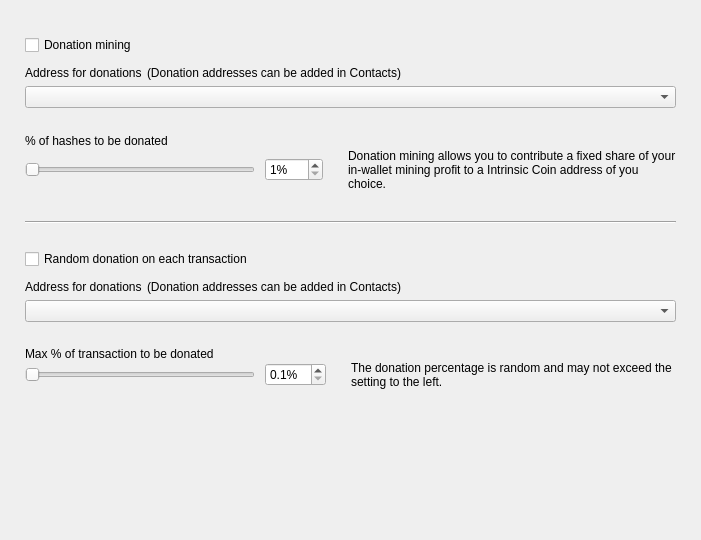
<?xml version="1.0" encoding="UTF-8"?>
<ui version="4.0">
 <class>DonationOptionsFrame</class>
 <widget class="QFrame" name="DonationOptionsFrame">
  <property name="geometry">
   <rect>
    <x>0</x>
    <y>0</y>
    <width>701</width>
    <height>540</height>
   </rect>
  </property>
  <property name="windowTitle">
   <string>Frame</string>
  </property>
  <property name="frameShape">
   <enum>QFrame::NoFrame</enum>
  </property>
  <property name="frameShadow">
   <enum>QFrame::Raised</enum>
  </property>
  <layout class="QVBoxLayout" name="verticalLayout">
   <property name="spacing">
    <number>10</number>
   </property>
   <property name="leftMargin">
    <number>25</number>
   </property>
   <property name="topMargin">
    <number>35</number>
   </property>
   <property name="rightMargin">
    <number>25</number>
   </property>
   <property name="bottomMargin">
    <number>0</number>
   </property>
   <item>
    <widget class="QCheckBox" name="m_enableDonationMiningCheck">
     <property name="text">
      <string>Donation mining</string>
     </property>
    </widget>
   </item>
   <item>
    <widget class="QFrame" name="m_donationMiningFrame">
     <property name="frameShape">
      <enum>QFrame::NoFrame</enum>
     </property>
     <property name="frameShadow">
      <enum>QFrame::Raised</enum>
     </property>
     <layout class="QGridLayout" name="gridLayout" columnstretch="1,0,0,1">
      <property name="leftMargin">
       <number>0</number>
      </property>
      <property name="topMargin">
       <number>0</number>
      </property>
      <property name="rightMargin">
       <number>0</number>
      </property>
      <property name="bottomMargin">
       <number>0</number>
      </property>
      <property name="horizontalSpacing">
       <number>10</number>
      </property>
      <property name="verticalSpacing">
       <number>0</number>
      </property>
      <item row="2" column="0" colspan="4">
       <widget class="QComboBox" name="m_donationMiningAddressCombo"/>
      </item>
      <item row="3" column="0" colspan="4">
       <spacer name="verticalSpacer_2">
        <property name="orientation">
         <enum>Qt::Vertical</enum>
        </property>
        <property name="sizeType">
         <enum>QSizePolicy::Fixed</enum>
        </property>
        <property name="sizeHint" stdset="0">
         <size>
          <width>20</width>
          <height>25</height>
         </size>
        </property>
       </spacer>
      </item>
      <item row="4" column="0" colspan="4">
       <widget class="WalletGui::WalletNormalBlackTextLabel" name="label_2">
        <property name="minimumSize">
         <size>
          <width>0</width>
          <height>16</height>
         </size>
        </property>
        <property name="text">
         <string>% of hashes to be donated</string>
        </property>
        <property name="indent">
         <number>0</number>
        </property>
       </widget>
      </item>
      <item row="5" column="1">
       <widget class="QSpinBox" name="m_donationMiningAmountSpin">
        <property name="suffix">
         <string>%</string>
        </property>
        <property name="minimum">
         <number>1</number>
        </property>
        <property name="maximum">
         <number>100</number>
        </property>
       </widget>
      </item>
      <item row="5" column="0">
       <widget class="QSlider" name="m_donationMiningAmountSlider">
        <property name="maximumSize">
         <size>
          <width>230</width>
          <height>16777215</height>
         </size>
        </property>
        <property name="minimum">
         <number>1</number>
        </property>
        <property name="maximum">
         <number>100</number>
        </property>
        <property name="orientation">
         <enum>Qt::Horizontal</enum>
        </property>
       </widget>
      </item>
      <item row="5" column="2">
       <spacer name="horizontalSpacer">
        <property name="orientation">
         <enum>Qt::Horizontal</enum>
        </property>
        <property name="sizeType">
         <enum>QSizePolicy::Fixed</enum>
        </property>
        <property name="sizeHint" stdset="0">
         <size>
          <width>5</width>
          <height>20</height>
         </size>
        </property>
       </spacer>
      </item>
      <item row="5" column="3" alignment="Qt::AlignVCenter">
       <widget class="WalletGui::WalletSmallGrayTextLabel" name="m_donationMiningCommentLabel">
        <property name="minimumSize">
         <size>
          <width>0</width>
          <height>32</height>
         </size>
        </property>
        <property name="text">
         <string>Donation mining allows you to contribute a fixed share of your in-wallet mining profit to a Intrinsic Coin address of you choice.</string>
        </property>
        <property name="wordWrap">
         <bool>true</bool>
        </property>
        <property name="indent">
         <number>0</number>
        </property>
       </widget>
      </item>
      <item row="1" column="0" colspan="4">
       <spacer name="verticalSpacer_6">
        <property name="orientation">
         <enum>Qt::Vertical</enum>
        </property>
        <property name="sizeType">
         <enum>QSizePolicy::Fixed</enum>
        </property>
        <property name="sizeHint" stdset="0">
         <size>
          <width>20</width>
          <height>5</height>
         </size>
        </property>
       </spacer>
      </item>
      <item row="0" column="0" colspan="4">
       <layout class="QHBoxLayout" name="horizontalLayout" stretch="0,1">
        <property name="spacing">
         <number>5</number>
        </property>
        <property name="leftMargin">
         <number>0</number>
        </property>
        <item>
         <widget class="WalletGui::WalletNormalBlackTextLabel" name="label">
          <property name="minimumSize">
           <size>
            <width>0</width>
            <height>16</height>
           </size>
          </property>
          <property name="text">
           <string>Address for donations</string>
          </property>
          <property name="indent">
           <number>0</number>
          </property>
         </widget>
        </item>
        <item>
         <widget class="WalletGui::WalletSmallGrayTextLabel" name="label_5">
          <property name="text">
           <string>(Donation addresses can be added in Contacts)</string>
          </property>
         </widget>
        </item>
       </layout>
      </item>
     </layout>
    </widget>
   </item>
   <item>
    <spacer name="verticalSpacer_3">
     <property name="orientation">
      <enum>Qt::Vertical</enum>
     </property>
     <property name="sizeType">
      <enum>QSizePolicy::Fixed</enum>
     </property>
     <property name="sizeHint" stdset="0">
      <size>
       <width>20</width>
       <height>20</height>
      </size>
     </property>
    </spacer>
   </item>
   <item>
    <widget class="Line" name="line">
     <property name="frameShadow">
      <enum>QFrame::Sunken</enum>
     </property>
     <property name="orientation">
      <enum>Qt::Horizontal</enum>
     </property>
    </widget>
   </item>
   <item>
    <spacer name="verticalSpacer_4">
     <property name="orientation">
      <enum>Qt::Vertical</enum>
     </property>
     <property name="sizeType">
      <enum>QSizePolicy::Fixed</enum>
     </property>
     <property name="sizeHint" stdset="0">
      <size>
       <width>20</width>
       <height>15</height>
      </size>
     </property>
    </spacer>
   </item>
   <item>
    <widget class="QCheckBox" name="m_enableDonationChangeCheck">
     <property name="text">
      <string>Random donation on each transaction</string>
     </property>
    </widget>
   </item>
   <item>
    <widget class="QFrame" name="m_donationChangeFrame">
     <property name="frameShape">
      <enum>QFrame::NoFrame</enum>
     </property>
     <property name="frameShadow">
      <enum>QFrame::Raised</enum>
     </property>
     <layout class="QGridLayout" name="gridLayout_2" columnstretch="1,0,0,1">
      <property name="leftMargin">
       <number>0</number>
      </property>
      <property name="topMargin">
       <number>0</number>
      </property>
      <property name="rightMargin">
       <number>0</number>
      </property>
      <property name="bottomMargin">
       <number>0</number>
      </property>
      <property name="horizontalSpacing">
       <number>10</number>
      </property>
      <property name="verticalSpacing">
       <number>0</number>
      </property>
      <item row="3" column="0" colspan="4">
       <spacer name="verticalSpacer_5">
        <property name="orientation">
         <enum>Qt::Vertical</enum>
        </property>
        <property name="sizeType">
         <enum>QSizePolicy::Fixed</enum>
        </property>
        <property name="sizeHint" stdset="0">
         <size>
          <width>20</width>
          <height>25</height>
         </size>
        </property>
       </spacer>
      </item>
      <item row="4" column="0" colspan="4">
       <widget class="WalletGui::WalletNormalBlackTextLabel" name="label_3">
        <property name="text">
         <string>Max % of transaction to be donated</string>
        </property>
        <property name="indent">
         <number>0</number>
        </property>
       </widget>
      </item>
      <item row="5" column="0">
       <widget class="QSlider" name="m_donationChangeAmountSlider">
        <property name="maximumSize">
         <size>
          <width>230</width>
          <height>16777215</height>
         </size>
        </property>
        <property name="minimum">
         <number>1</number>
        </property>
        <property name="maximum">
         <number>100</number>
        </property>
        <property name="orientation">
         <enum>Qt::Horizontal</enum>
        </property>
       </widget>
      </item>
      <item row="2" column="0" colspan="4">
       <widget class="QComboBox" name="m_donationChangeAddressCombo"/>
      </item>
      <item row="5" column="3" alignment="Qt::AlignVCenter">
       <widget class="WalletGui::WalletSmallGrayTextLabel" name="m_donationChangeCommentLabel">
        <property name="text">
         <string>The donation percentage is random and may not exceed the setting to the left.</string>
        </property>
        <property name="wordWrap">
         <bool>true</bool>
        </property>
        <property name="indent">
         <number>0</number>
        </property>
       </widget>
      </item>
      <item row="5" column="1">
       <widget class="QDoubleSpinBox" name="m_donationChangeAmountSpin">
        <property name="suffix">
         <string>%</string>
        </property>
        <property name="decimals">
         <number>1</number>
        </property>
        <property name="minimum">
         <double>0.100000000000000</double>
        </property>
        <property name="maximum">
         <double>10.000000000000000</double>
        </property>
        <property name="singleStep">
         <double>0.100000000000000</double>
        </property>
       </widget>
      </item>
      <item row="5" column="2">
       <spacer name="horizontalSpacer_2">
        <property name="orientation">
         <enum>Qt::Horizontal</enum>
        </property>
        <property name="sizeType">
         <enum>QSizePolicy::Fixed</enum>
        </property>
        <property name="sizeHint" stdset="0">
         <size>
          <width>5</width>
          <height>20</height>
         </size>
        </property>
       </spacer>
      </item>
      <item row="1" column="0" colspan="4">
       <spacer name="verticalSpacer_7">
        <property name="orientation">
         <enum>Qt::Vertical</enum>
        </property>
        <property name="sizeType">
         <enum>QSizePolicy::Fixed</enum>
        </property>
        <property name="sizeHint" stdset="0">
         <size>
          <width>20</width>
          <height>5</height>
         </size>
        </property>
       </spacer>
      </item>
      <item row="0" column="0" colspan="4">
       <layout class="QHBoxLayout" name="horizontalLayout_2" stretch="0,1">
        <property name="spacing">
         <number>5</number>
        </property>
        <property name="leftMargin">
         <number>0</number>
        </property>
        <item>
         <widget class="WalletGui::WalletNormalBlackTextLabel" name="label_4">
          <property name="minimumSize">
           <size>
            <width>0</width>
            <height>16</height>
           </size>
          </property>
          <property name="text">
           <string>Address for donations</string>
          </property>
          <property name="indent">
           <number>0</number>
          </property>
         </widget>
        </item>
        <item>
         <widget class="WalletGui::WalletSmallGrayTextLabel" name="label_6">
          <property name="text">
           <string>(Donation addresses can be added in Contacts)</string>
          </property>
         </widget>
        </item>
       </layout>
      </item>
     </layout>
    </widget>
   </item>
   <item>
    <spacer name="verticalSpacer">
     <property name="orientation">
      <enum>Qt::Vertical</enum>
     </property>
     <property name="sizeType">
      <enum>QSizePolicy::Expanding</enum>
     </property>
     <property name="sizeHint" stdset="0">
      <size>
       <width>20</width>
       <height>10</height>
      </size>
     </property>
    </spacer>
   </item>
  </layout>
 </widget>
 <customwidgets>
  <customwidget>
   <class>WalletGui::WalletNormalBlackTextLabel</class>
   <extends>QLabel</extends>
   <header>Gui/Common/WalletTextLabel.h</header>
  </customwidget>
  <customwidget>
   <class>WalletGui::WalletSmallGrayTextLabel</class>
   <extends>QLabel</extends>
   <header>Gui/Common/WalletTextLabel.h</header>
  </customwidget>
 </customwidgets>
 <resources/>
 <connections>
  <connection>
   <sender>m_enableDonationMiningCheck</sender>
   <signal>toggled(bool)</signal>
   <receiver>m_donationMiningFrame</receiver>
   <slot>setEnabled(bool)</slot>
   <hints>
    <hint type="sourcelabel">
     <x>353</x>
     <y>41</y>
    </hint>
    <hint type="destinationlabel">
     <x>350</x>
     <y>115</y>
    </hint>
   </hints>
  </connection>
  <connection>
   <sender>m_donationMiningAmountSlider</sender>
   <signal>valueChanged(int)</signal>
   <receiver>DonationOptionsFrame</receiver>
   <slot>donationMiningAmountChanged(int)</slot>
   <hints>
    <hint type="sourcelabel">
     <x>187</x>
     <y>155</y>
    </hint>
    <hint type="destinationlabel">
     <x>350</x>
     <y>269</y>
    </hint>
   </hints>
  </connection>
  <connection>
   <sender>m_donationMiningAmountSpin</sender>
   <signal>valueChanged(int)</signal>
   <receiver>DonationOptionsFrame</receiver>
   <slot>donationMiningAmountChanged(int)</slot>
   <hints>
    <hint type="sourcelabel">
     <x>391</x>
     <y>155</y>
    </hint>
    <hint type="destinationlabel">
     <x>350</x>
     <y>269</y>
    </hint>
   </hints>
  </connection>
  <connection>
   <sender>m_enableDonationChangeCheck</sender>
   <signal>toggled(bool)</signal>
   <receiver>m_donationChangeFrame</receiver>
   <slot>setEnabled(bool)</slot>
   <hints>
    <hint type="sourcelabel">
     <x>353</x>
     <y>237</y>
    </hint>
    <hint type="destinationlabel">
     <x>350</x>
     <y>328</y>
    </hint>
   </hints>
  </connection>
  <connection>
   <sender>m_donationChangeAmountSlider</sender>
   <signal>valueChanged(int)</signal>
   <receiver>DonationOptionsFrame</receiver>
   <slot>donationChangeAmountChanged(int)</slot>
   <hints>
    <hint type="sourcelabel">
     <x>187</x>
     <y>385</y>
    </hint>
    <hint type="destinationlabel">
     <x>350</x>
     <y>269</y>
    </hint>
   </hints>
  </connection>
  <connection>
   <sender>m_donationChangeAmountSpin</sender>
   <signal>valueChanged(double)</signal>
   <receiver>DonationOptionsFrame</receiver>
   <slot>donationChangeAmountChanged(double)</slot>
   <hints>
    <hint type="sourcelabel">
     <x>433</x>
     <y>353</y>
    </hint>
    <hint type="destinationlabel">
     <x>350</x>
     <y>269</y>
    </hint>
   </hints>
  </connection>
 </connections>
 <slots>
  <slot>donationMiningAmountChanged(int)</slot>
  <slot>donationChangeAmountChanged(int)</slot>
  <slot>donationChangeAmountChanged(double)</slot>
 </slots>
</ui>
